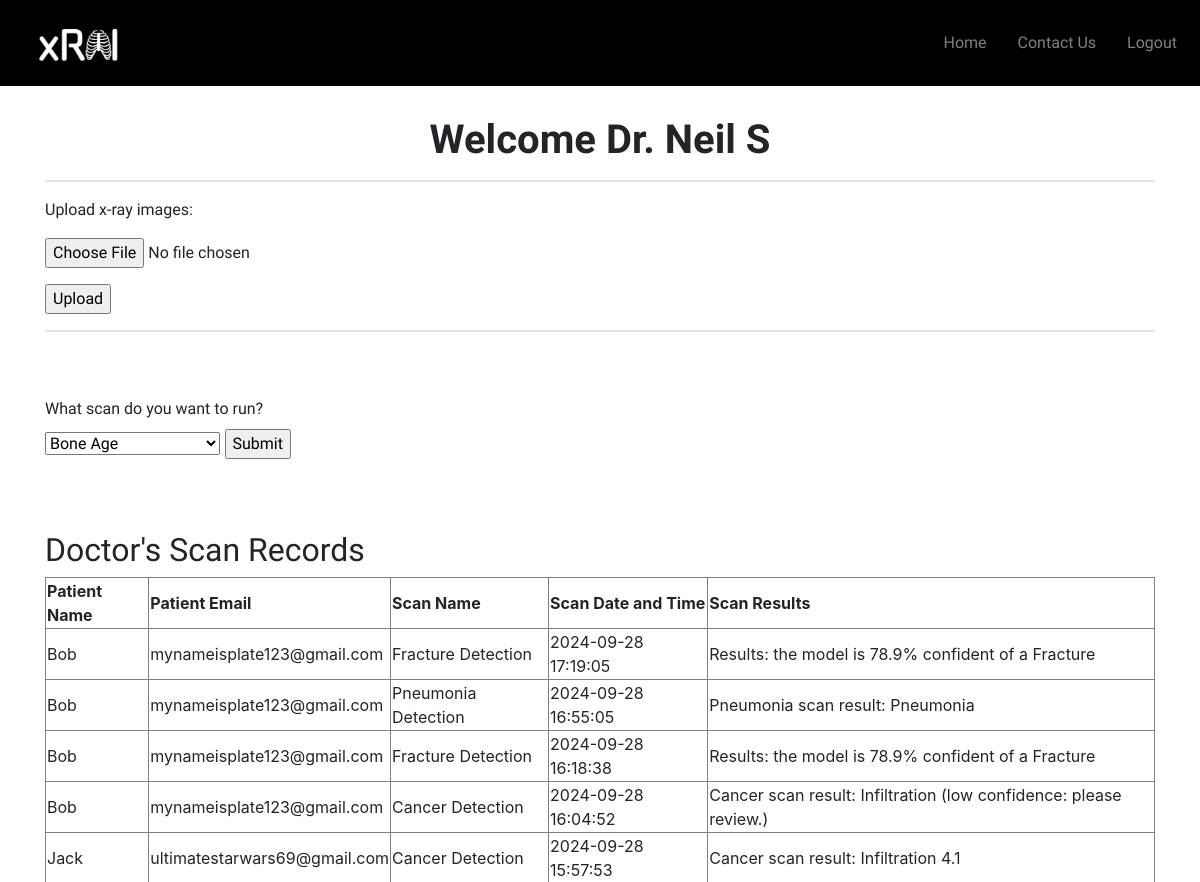
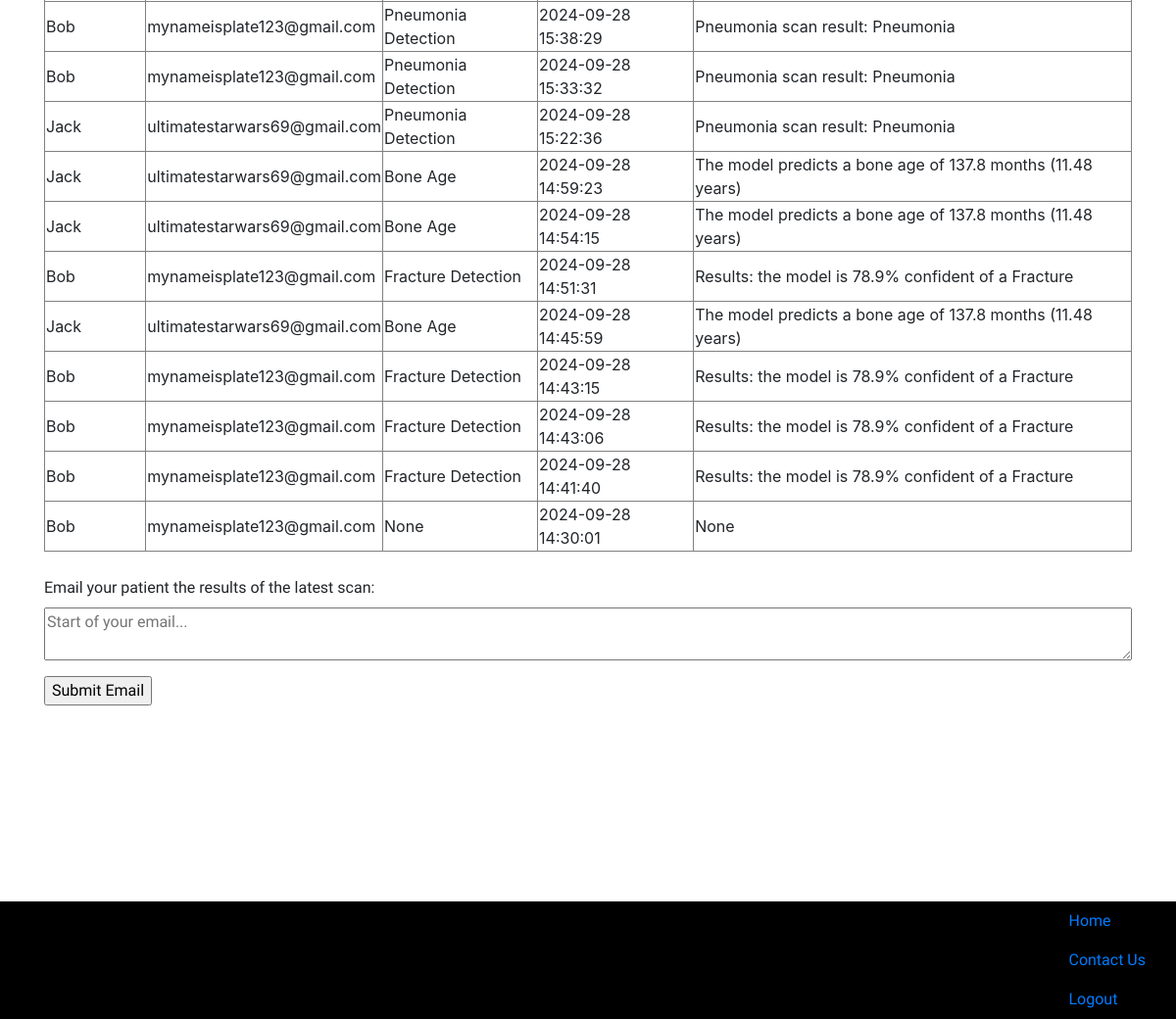
Screenshot of / (signed in) with the database file from the repository (2 pictures, top to bottom).
### website/models.py (models this page shows)
class User(db.Model, UserMixin):
    id = db.Column(db.Integer, primary_key=True)
    email = db.Column(db.String(150), unique=True)
    password = db.Column(db.String(150))
    first_name = db.Column(db.String(150))
    isdoctor = db.Column(db.String(150))
    notes = db.relationship('Note')

class Scan(db.Model):
    id = db.Column(db.Integer, primary_key=True)
    doctoruser_id = db.Column(db.Integer, db.ForeignKey('user.id'))
    patientuser_id = db.Column(db.Integer, db.ForeignKey('user.id'))
    date_of_scan = db.Column(db.DateTime(timezone=True), default=func.now())
    scan_name = db.Column(db.String(150))
    scan_result = db.Column(db.String(10000))
    doctor = db.relationship('User', foreign_keys=[doctoruser_id])
    patient = db.relationship('User', foreign_keys=[patientuser_id])

### website/views.py (the view, shortened to what this page needs)
@views.route('/', methods=['GET', 'POST'])
@login_required
def home():
    scan_data = []
    if current_user.isdoctor == 'Yes':
        doctor_scans = db.session.query(Scan, User).filter(Scan.doctoruser_id == current_user.id).join(User, Scan.patientuser_id == User.id).order_by(desc(Scan.date_of_scan)).all()
        for scan, patient in doctor_scans:
            scan_data.append({
                'patient_name': patient.first_name,
                'patient_email': patient.email,
                'scan_name': scan.scan_name,
                'scan_result': scan.scan_result,
                'scan_datetime': scan.date_of_scan.strftime('%Y-%m-%d %H:%M:%S')  # Format datetime
            })
    return render_template("home.html", user=current_user, scan_data=scan_data)

### website/__init__.py (called while the page is built)
def create_app():
    app = Flask(__name__)
    app.config['SECRET_KEY'] = 'hjshjhdjah kjshkjdhjs'
    app.config['SQLALCHEMY_DATABASE_URI'] = f'sqlite:///{DB_NAME}'
    db.init_app(app)
    from .views import views
    from .auth import auth
    app.register_blueprint(views, url_prefix='/')
    app.register_blueprint(auth, url_prefix='/')
    from .models import User, Scan
    with app.app_context():
        db.create_all()
    login_manager = LoginManager()
    login_manager.login_view = 'auth.login'
    login_manager.init_app(app)
    @login_manager.user_loader
    def load_user(id):
        return User.query.get(int(id))
    return app

### website/templates/home.html (shortened to what this page needs)
{% extends "base.html" %} {% block title %}Home{% endblock %} {% block content
%} {% if user.isdoctor == "Yes" %}
<h1 align="center" class="pageTitle">Welcome Dr. {{user.first_name}}</h1>
<hr style="border-width: 2px" />
<p>Upload x-ray images:</p>
<form
  name="ImageUploadForm"
  action=""
  method="post"
  enctype="multipart/form-data"
>
  <input type="file" name="image" accept="image/*" />
  <br />
  <input
    type="submit"
    value="Upload"
    style="display: block; margin-top: 16px"
  />
</form>
<hr style="border-width: 2px" />
<br />
<br />
<label for="getChoice">What scan do you want to run?</label>
<form name="getChoice" action="" method="post">
  <select name="getChoice" id="getChoice">
    <option value="boneAge">Bone Age</option>
  </select>
  <input type="submit" value="Submit" />
</form>
<br />
<br />
<br />
<h2>Doctor's Scan Records</h2>
<table border="1">
  <thead>
    <tr>
      <th>Patient Name</th>
      <th>Patient Email</th>
      <th>Scan Name</th>
      <th>Scan Date and Time</th>
      <th>Scan Results</th>
    </tr>
  </thead>
  <tbody>
    {% if scan_data %} {% for scan in scan_data %}
    <tr>
      <td>{{ scan.patient_name }}</td>
      <td>{{ scan.patient_email }}</td>
      <td>{{ scan.scan_name }}</td>
      <td>{{ scan.scan_datetime }}</td>
      <td>{{ scan.scan_result }}</td>
    </tr>
    {% endfor %} {% else %}
    <tr>
      <td colspan="5">
        No scans available or scan in progress. Please click on the Home page.
      </td>
    </tr>
    {% endif %}
  </tbody>
</table>
<br />
<label for="emailForm"
  >Email your patient the results of the latest scan:</label
>
<form name="emailForm" action="" method="post">
  <textarea
    name="note"
    placeholder="Start of your email..."
    style="width: 100%"
  ></textarea>
  <input
    type="submit"
    value="Submit Email"
    style="margin-top: 10px; display: block"
  />
</form>
{% endif %} {% endblock %}

### website/static/style.css (style rules this page uses)
.ubuntu-regular, p, label, input, textarea, option, select { font-family: "Ubuntu", system-ui; font-weight: 400; font-style: normal; }
.ubuntu-medium, h2, h3, h4, strong, button, figcaption { font-family: "Ubuntu", system-ui; font-weight: 500; font-style: normal; }
.ubuntu-bold, h1 { font-family: "Ubuntu", system-ui; font-weight: 700; font-style: normal; }
.pageTitle { margin-top: 30px; }
body { overflow-x: hidden; }

### rows the page displays
User: first_name "Neil S"
Scan: patient_name "Bob", patient_email "mynameisplate123@gmail.com", scan_name "Fracture Detection", scan_datetime "2024-09-28 17:19:05", scan_result "Results: the model is 78.9% confident of a Fracture", scan_name "None", scan_datetime "2024-09-28 14:30:01", scan_result "None"
User: patient_name "Bob" "Bob" "Bob" "Bob" "Bob" "Bob" "Bob" "Bob" "Bob", patient_email "mynameisplate123@gmail.com" "mynameisplate123@gmail.com" "mynameisplate123@gmail.com" "mynameisplate123@gmail.com" "mynameisplate123@gmail.com" "mynameisplate123@gmail.com" "mynameisplate123@gmail.com" "mynameisplate123@gmail.com" "mynameisplate123@gmail.com"
Scan: scan_name "Pneumonia Detection", scan_result "Pneumonia scan result: Pneumonia"
Scan: scan_name "Fracture Detection", scan_result "Results: the model is 78.9% confident of a Fracture"
Scan: scan_name "Cancer Detection", scan_result "Cancer scan result: Infiltration (low confidence: please review.)"
Scan: patient_name "Jack", patient_email "ultimatestarwars69@gmail.com", scan_name "Cancer Detection", scan_datetime "2024-09-28 15:57:53", scan_result "Cancer scan result: Infiltration 4.1"
Scan: scan_name "Pneumonia Detection", scan_result "Pneumonia scan result: Pneumonia"
Scan: scan_name "Pneumonia Detection", scan_result "Pneumonia scan result: Pneumonia"
User: patient_name "Jack" "Jack" "Jack" "Jack", patient_email "ultimatestarwars69@gmail.com" "ultimatestarwars69@gmail.com" "ultimatestarwars69@gmail.com" "ultimatestarwars69@gmail.com"
Scan: scan_name "Pneumonia Detection", scan_result "Pneumonia scan result: Pneumonia"
Scan: scan_name "Bone Age", scan_result "The model predicts a bone age of 137.8 months (11.48 years)"
Scan: scan_name "Bone Age", scan_result "The model predicts a bone age of 137.8 months (11.48 years)"
Scan: scan_name "Fracture Detection", scan_result "Results: the model is 78.9% confident of a Fracture"
Scan: scan_name "Bone Age", scan_result "The model predicts a bone age of 137.8 months (11.48 years)"
Scan: scan_name "Fracture Detection", scan_result "Results: the model is 78.9% confident of a Fracture"
Scan: scan_name "Fracture Detection", scan_result "Results: the model is 78.9% confident of a Fracture"
Scan: scan_name "Fracture Detection", scan_result "Results: the model is 78.9% confident of a Fracture"

### other values shown
{{ scan.scan_datetime }} "2024-09-28 16:55:05" "2024-09-28 16:18:38" "2024-09-28 16:04:52" "2024-09-28 15:38:29" "2024-09-28 15:33:32" "2024-09-28 15:22:36" "2024-09-28 14:59:23" "2024-09-28 14:54:15" "2024-09-28 14:51:31" "2024-09-28 14:45:59" "2024-09-28 14:43:15" "2024-09-28 14:43:06" "2024-09-28 14:41:40"
